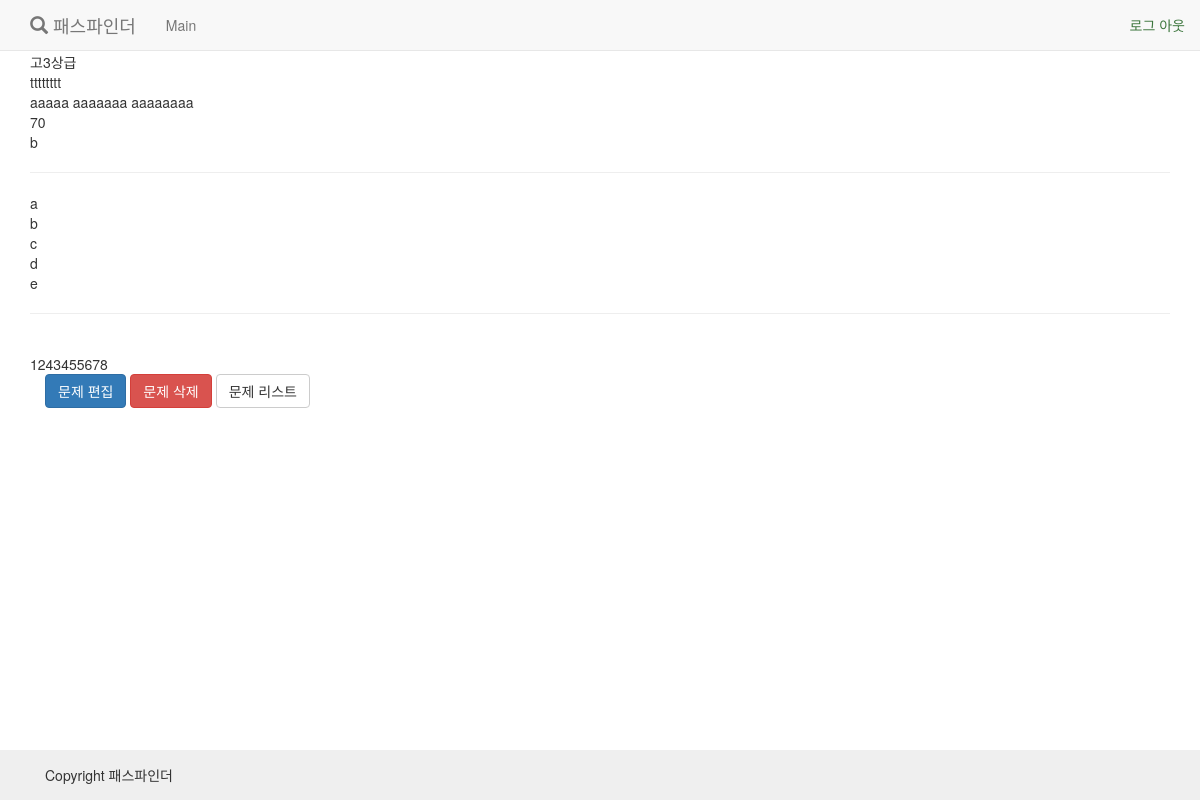
Page /manage/question/5/ (signed in) on the committed database.
### quiz/models.py (models this page shows, shortened)
@python_2_unicode_compatible
class Question(models.Model):
    level = models.IntegerField(
        verbose_name=u"문제 수준",
        choices=LEVEL_CHOICES, default=0)
    title = models.CharField(
        verbose_name=u"문제",
        max_length=100)
    text = models.CharField(
        verbose_name=u"지문",
        max_length=30000)
    limit_time = models.PositiveSmallIntegerField(
        verbose_name=u"제한시간(초)",
        default=100
    )
    correct = models.CharField(
        verbose_name=u"정답 답안",
        max_length=512
    )
    create_date = models.DateTimeField(auto_now_add=True)
    update_date = models.DateTimeField(auto_now=True)
    class Meta:
        verbose_name_plural=u"문제 은행"
        verbose_name=u"문제 은행"

@python_2_unicode_compatible
class QuestionExample(models.Model):
    question = models.OneToOneField(Question)
    ex_sentence_1 = models.CharField(
        verbose_name=u"보기1",
        max_length=100, blank=True)
    ex_sentence_2 = models.CharField(
        verbose_name=u"보기2",
        max_length=100, blank=True)
    ex_sentence_3 = models.CharField(
        verbose_name=u"보기3",
        max_length=100, blank=True)
    ex_sentence_4 = models.CharField(
        verbose_name=u"보기4",
        max_length=100, blank=True)
    ex_sentence_5 = models.CharField(
        verbose_name=u"보기5",
        max_length=100, blank=True)
    create_date = models.DateTimeField(auto_now_add=True)
    update_date = models.DateTimeField(auto_now=True)

@python_2_unicode_compatible
class Explanations(models.Model):
    question = models.OneToOneField(Question)
    video = models.FileField(upload_to="", null=True, blank=True)
    content = models.CharField(max_length=2000, null=True, blank=True)
    create_date = models.DateTimeField(auto_now_add=True)
    update_date = models.DateTimeField(auto_now=True)
    class Meta:
        verbose_name_plural=u"문제 설명 관리"
        verbose_name=u"문제 설명 관리"

### quiz/views.py (the view)
# urls.py: url(r'^question/(\d+)/$', QuestionDetailView.as_view(), name='show_question'),
class QuestionDetailView(StaffMemberRequiredMixin, View):
    def get(self, request, pk=None):
        question = get_object_or_404(Question, pk=pk)
        return render(request, 'quiz/question.html', {
            'question': question
        })

### quiz/views.py (called while the page is built)
    @method_decorator(staff_member_required)
    def dispatch(self, request, *args, **kwargs):
        return super(StaffMemberRequiredMixin, self).dispatch(request, *args, **kwargs)

### quiz/templates/quiz/question.html (shortened to what this page needs)
{% extends 'base.html' %}
{% load staticfiles %}
{% block content %}
    <div class="container">
        <div class="row">
            <div class="col-md-6">
            </div>
            <div class="col-md-6">
            </div>
        </div>
        {{ question.get_level_display }}<br />
        {{ question.title }}<br />
        {{ question.text }}<br />
        {{ question.limit_time }}<br />
        {{ question.correct }}
        <hr />
        {{ question.questionexample.ex_sentence_1 }}<br />
        {{ question.questionexample.ex_sentence_2 }}<br />
        {{ question.questionexample.ex_sentence_3 }}<br />
        {{ question.questionexample.ex_sentence_4 }}<br />
        {{ question.questionexample.ex_sentence_5 }}<br />
        <hr />
        {{ question.explanations.video }}<br />
        {{ question.explanations.content }}
        <div class="container">
            <a href="{% url 'quiz:edit_question' question.id %}" class="btn btn-primary">문제 편집</a>
            <a href="{% url 'quiz:delete_question' question.id %}" class="btn btn-danger">문제 삭제</a>
            <a href="{% url 'quiz:show_question_list' %}" class="btn btn-default">문제 리스트</a>
        </div>
    </div>
{% endblock content %}

### static/css/main.css (style rules this page uses)
html,body { height:100%; width: 100%; }
body { display: table; }
.container { height: auto; }

### rows in the picture
Question: level "고3상급", title "tttttttt", text "aaaaa aaaaaaa aaaaaaaa", limit_time "70", correct "b", questionexample.ex_sentence_1 "a", questionexample.ex_sentence_2 "b", questionexample.ex_sentence_3 "c", questionexample.ex_sentence_4 "d", questionexample.ex_sentence_5 "e", explanations.content "1243455678"
